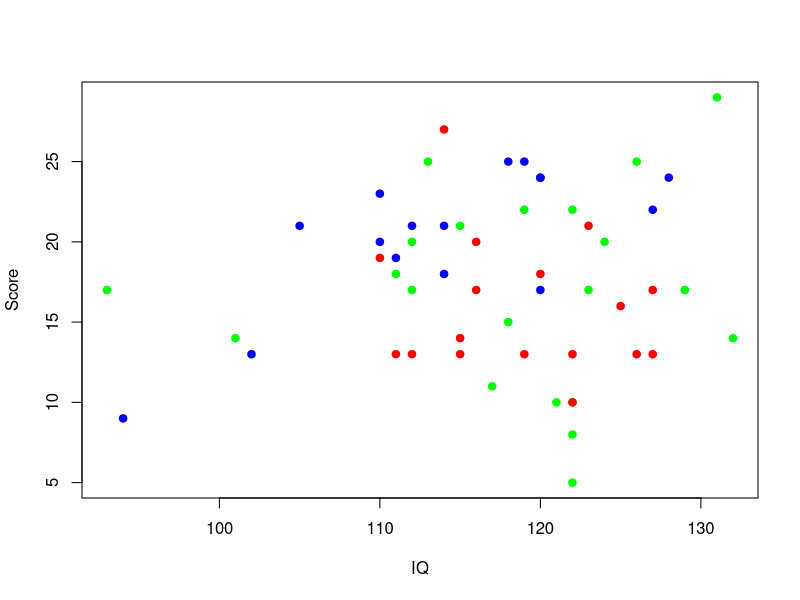

Write the R code that produced this figure. (Note: this script raises an error after producing the figure.)
rm(list = ls())

# Make group mats (first column = IQ, 2nd = score)
perm = cbind(c(132,122,118,121,101,117,122,122,119,126,113,122,111,93,124,129,131,112,112,115,123),  c(14,10,15,10,14,11,5,8,22,25,25,22,18,17,20,17,29,17,20,21,17))
auth = cbind(c(138,115,112,127,122,120,111,119,126,110,115,116,127,116,122,123,125,114,129), c(28,13,13,13,10,18,13,13,13,19,14,20,17,17,13,21,16,27,34))
demo = cbind(c(94,114,120,102,110,105,119,120,127,112,128,110,114,120,118,111), c(9,18,17,13,23,21,25,24,22,21,24,20,21,24,25,19))

# Assign to data structure
dat = cbind(c(rep(1,dim(perm)[1]),rep(2,dim(auth)[1]),rep(3,dim(demo)[1])),rbind(perm,auth,demo))
dat = data.frame(dat)
colnames(dat) = c('tGroup','IQ','Score')
dat$tGroup = factor(dat$tGroup, labels = c('Perm','Auth','Demo'))

# Do ANCOVA to see if teaching style is associated with test performace keeping IQ constant
# First regress out IQ and include interaction
Fit1 <- lm(Score ~ IQ + tGroup + IQ:tGroup, data = dat)
# ANOVA
anova(Fit1)

# With only the two predictors.. no interaction so we are justified to run this
Fit2 <- lm(Score ~ IQ + tGroup, data = dat)
anova(Fit2)

# Extract regression coefficients intercepts
coeffs = coef(Fit2)
B0.Permissive = coeffs[1]
B2.Authoritarian = coeffs[2] + B0.Permissive
B3.Democratic = coeffs[3] + B0.Permissive
slopeCommon = coeffs[2]

# Plot different conditions
plot(perm, xlab = 'IQ', ylab = 'Score', pch = 19, col = 'green')
points(auth, pch = 19, col = 'red')
points(demo, pch = 19, col = 'blue')

legend(x = 'topleft', legend = levels(data$tGroup), pch = c(19,19,19), col = c('green','red','blue'))
abline(B0.Permissive, slopeCommon, col='green')
abline(B2.Authoritarian, slopeCommon, col='red')
abline(B3.Democratic, slopeCommon, col='blue')
